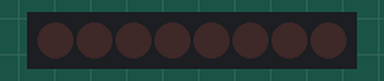
Simulated run of this sketch. Board: Arduino Uno, built with avr-gcc and run on an emulated ATmega328P. Shown: 8 shift-register outputs drawn as a row of LEDs (first output left, lit = HIGH). Wiring (inferred from the names in the program): shift register (74HC595): data pin 7; shift clock pin 13; latch pin 10. Wiring (inferred from the signals the program sends): row of LEDs: on Q0, Q1, Q2, Q3, Q4, Q5, Q6, Q7.

Above: at 0.4 s.
At 1.1 s:
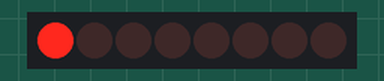
At 2.6 s:
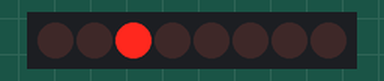
At 5.1 s:
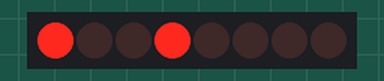
At 7.1 s:
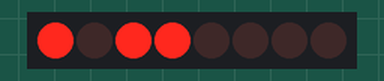
At 9.6 s:
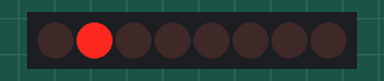
Timing chart, 0 to 10.4 s (numbered marks = the images above):
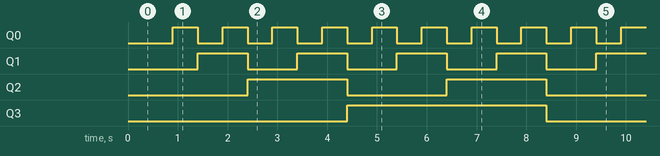

Measured:
- by itself, Q0: alternates HIGH for 0.50 s and LOW for 0.50 s
- by itself, Q1: alternates HIGH for 1.0 s and LOW for 1.0 s
- by itself, Q2: alternates HIGH for 2.0 s and LOW for 2.0 s
- by itself, Q3: alternates HIGH for 4.0 s and LOW for 4.0 s

The sketch:

shiftRegister_LED_4bitCounter.ino
```cpp
// (licence header left out)
int latchPin = 10;
int clockPin = 13;
int dataPin = 7;

void setup() {
   // Set output pins of the UNO
   pinMode(latchPin, OUTPUT);
   pinMode(clockPin, OUTPUT);
   pinMode(dataPin, OUTPUT);
}

void loop() {
   for (int i=0; i<16; i++) {
     digitalWrite(latchPin, LOW);
     delay(400);
     shiftOut(dataPin, clockPin, MSBFIRST, i);
     digitalWrite(latchPin, HIGH);
     delay(100);
   }
}
```
